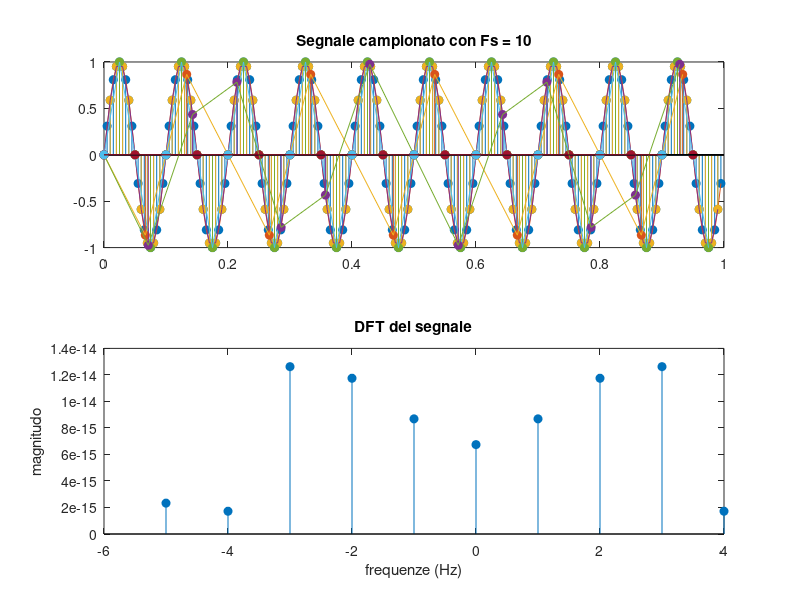

MATLAB code for this plot:
%% Esercizio 2
% Verificare il fenomeno dell'aliasing.
% In particolare: 
% - partire dal segnale sinusoidale sin(2*pi*fsig*t),
%   dove fsig = 10 e' la frequenza del segnale
% - campionare un secondo di segnale ad una determinata
%   frequenza ed effettuare l'analisi di Fourier
% - Provare con le seguenti frequenze: 
%   [200, 100, 40, 20, 15, 14, 10]
% Per quali di queste avviene il fenomeno dell'aliasing?
% E' corretto rispetto alla teoria?


clear all
close all
clc

% creo il segnale campionato con frequenza Fs
% Suggerimento:
% Fisso Fs
% Calcolo DeltaT (1/Fs)
% Creo un vettore t per i tempi che va da 0 a 1 (1 secondo)
% con passo DeltaT creo il segnale con fsig = 10
% y = sin(2*pi*fsig*t);

for Fs = [200, 100, 40, 20, 15, 14, 10]
    Dt = 1/Fs;                % deltaT, passo
    t = 0:Dt:1-Dt;            % prendo un secondo di durata
    fsig = 10;                % frequenza sinusoide
    y = sin(2*pi*fsig*t);     % segnale
    
    
    % effettuo l'analisi di Fourier e
    % visualizzo lo spettro riordinato
    
    N = length(t);            % numero di campioni
    Y = fft(y);
    mu_sampling = Fs/N;
    mu = -Fs/2:mu_sampling:Fs/2-mu_sampling;
    YY = fftshift(Y);
    
    close
    
    figure(1)
    subplot(211)
    stem(t,y,'filled')
    hold on;
    plot(t,y)
    title(['Segnale campionato con Fs = ',num2str(Fs)])
    
    
    subplot(212)
    stem(mu,abs(YY),'filled')
    title('DFT del segnale')
    xlabel('frequenze (Hz)')
    ylabel('magnitudo')
    
    pause
end